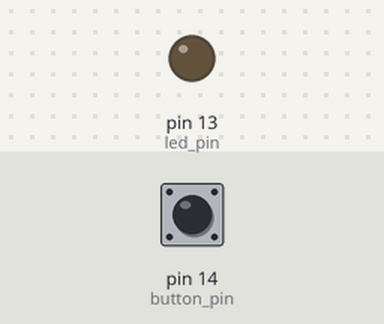
A sketch run on a simulated Arduino Uno, built for the host (arithmetic inside an expression is 32-bit, double 64-bit). Parts: output pins drawn as LEDs (lit = HIGH). Inputs (shaded band) come from the test bench; at power-on: pin 14 (button_pin) LOW.

Above: at 1.2 s.
1.3 s: pin 14 (button_pin) pulled HIGH for 0.15 s
At 1.7 s:
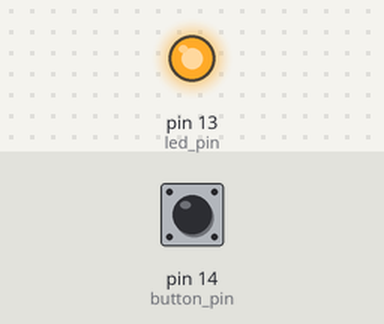
2.9 s: pin 14 (button_pin) pulled HIGH for 1 s
At 4.1 s:
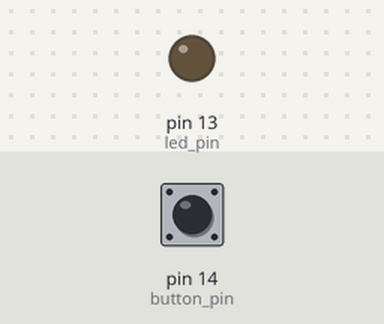
5.4 s: pin 14 (button_pin) pulled HIGH for 3.2 s
At 6.0 s:
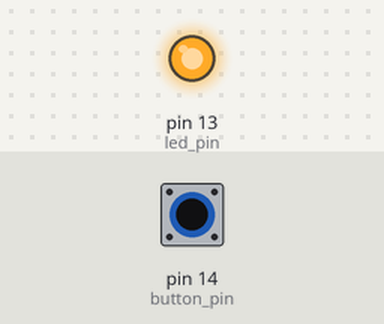
Timing chart, 0 to 8.4 s (numbered marks = the images above; inputs shaded):
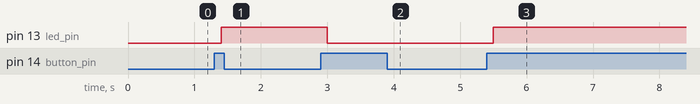

Measured:
- after the input at 1.3 s, pin 13 (led_pin): LOW → HIGH after 0.10 s
- after the input at 2.9 s, pin 13 (led_pin): HIGH → LOW after 0.10 s
- after the input at 5.4 s, pin 13 (led_pin): LOW → HIGH after 0.10 s

The sketch:

Key_control_LED.ino
```cpp
//定义LED和按键引脚
int led_pin = 13;
int button_pin = 14;

bool led_logic = false; //定义LED逻辑值，按下亮，再按灭
bool status = false;  //定义记录LED状态是否更改的值


void setup() {
  //配置引脚模式
  pinMode(led_pin, OUTPUT);
  pinMode(button_pin, INPUT_PULLDOWN );
}

void loop() {
  //按键消抖
  if(digitalRead(button_pin)){ //检测按钮到按下
    delay(100);  //休眠10毫秒，后如果依然是高电平说明是按键按下并非抖动
    if(digitalRead(button_pin) && !status ){
      led_logic = !led_logic ;
      status = !status;
      digitalWrite(led_pin, led_logic);
    }else if(!digitalRead(button_pin)) {
      status = false;
    }
  }
}
```
